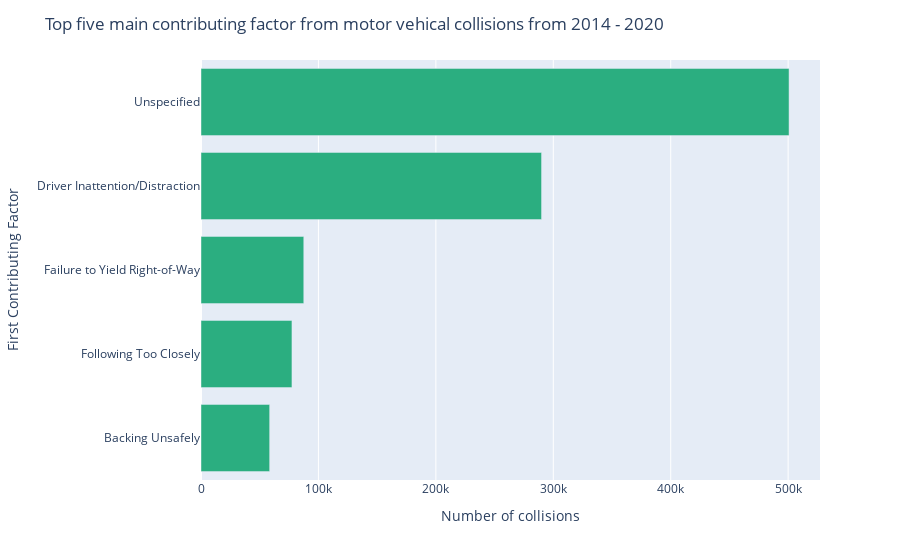

Source (notebook cell):
### Markdown cell above
## Why does it happen?

### Code cell
plot1 = pd.DataFrame(df.groupby(df['CONTRIBUTING FACTOR VEHICLE 1']).size().reset_index().values, columns=['First Contributing Factor','Count'])
plot1 = plot1[(plot1.Count > 47000)] 
fig = px.bar(plot1, y = 'First Contributing Factor', x = 'Count', orientation = "h")
fig.update_layout(yaxis={'categoryorder':'total ascending'},
    title="Top five main contributing factor from motor vehical collisions from 2014 - 2020",
    xaxis_title="Number of collisions",
    hoverlabel_font_color='White')
fig.update_traces(
    hovertemplate="<br>".join([
        "Contributing Factor: %{y}",
        "Total number of collisions: %{x:,}",]
    ),
    selector=dict(type="bar"),
    marker_color='rgb(43,174,128)'
)

fig.show()

fig.write_html("plotly_html/collisions_contributing_factor.html")

### Figure 1 — Plotly figure (JSON) as saved in the notebook; plotly's stock layout.template omitted (floating-point values rounded to 4 significant figures)
{"data": [{"alignmentgroup": "True", "hovertemplate": "Contributing Factor: %{y}<br>Total number of collisions: %{x:,}", "legendgroup": "", "marker": {"color": "rgb(43,174,128)"}, "name": "", "offsetgroup": "", "orientation": "h", "showlegend": false, "textposition": "auto", "type": "bar", "x": [58471, 290015, 87523, 77448, 500771], "xaxis": "x", "y": ["Backing Unsafely", "Driver Inattention/Distraction", "Failure to Yield Right-of-Way", "Following Too Closely", "Unspecified"], "yaxis": "y"}], "layout": {"barmode": "relative", "hoverlabel": {"font": {"color": "White"}}, "legend": {"tracegroupgap": 0}, "margin": {"t": 60}, "title": {"text": "Top five main contributing factor from motor vehical collisions from 2014 - 2020"}, "xaxis": {"anchor": "y", "domain": [0, 1], "title": {"text": "Number of collisions"}}, "yaxis": {"anchor": "x", "categoryorder": "total ascending", "domain": [0, 1], "title": {"text": "First Contributing Factor"}}}}
